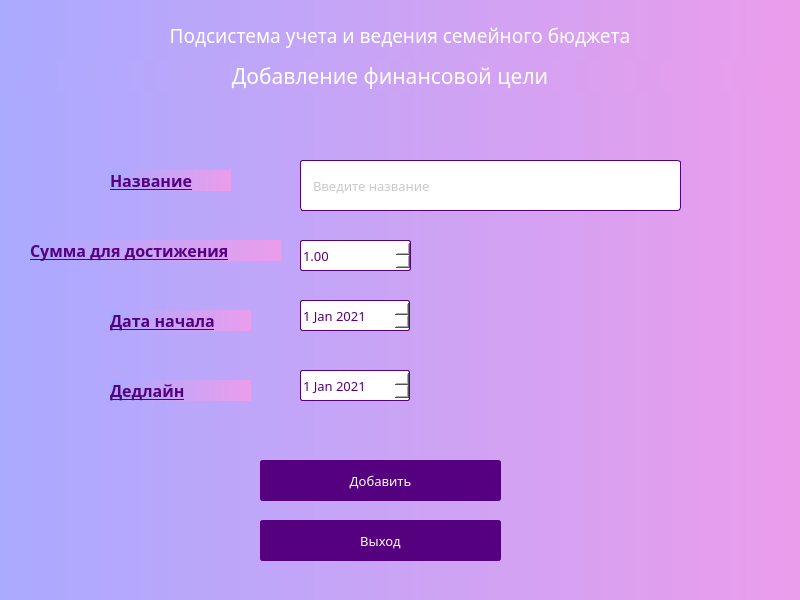
<?xml version="1.0" encoding="UTF-8"?>
<ui version="4.0">
 <class>Dialog</class>
 <widget class="QDialog" name="Dialog">
  <property name="geometry">
   <rect>
    <x>0</x>
    <y>0</y>
    <width>800</width>
    <height>600</height>
   </rect>
  </property>
  <property name="minimumSize">
   <size>
    <width>800</width>
    <height>600</height>
   </size>
  </property>
  <property name="maximumSize">
   <size>
    <width>800</width>
    <height>600</height>
   </size>
  </property>
  <property name="windowTitle">
   <string>Dialog</string>
  </property>
  <property name="styleSheet">
   <string notr="true">background-color: qlineargradient(spread:pad, x1:0, y1:0, x2:1, y2:0, stop:0 rgb(170, 170, 255), stop:1 rgb(235, 157, 235));</string>
  </property>
  <widget class="QLabel" name="label_2">
   <property name="geometry">
    <rect>
     <x>-10</x>
     <y>60</y>
     <width>800</width>
     <height>31</height>
    </rect>
   </property>
   <property name="minimumSize">
    <size>
     <width>800</width>
     <height>0</height>
    </size>
   </property>
   <property name="maximumSize">
    <size>
     <width>800</width>
     <height>16777215</height>
    </size>
   </property>
   <property name="font">
    <font>
     <family>Century Gothic</family>
     <pointsize>16</pointsize>
    </font>
   </property>
   <property name="styleSheet">
    <string notr="true">color: rgb(255, 255, 255);</string>
   </property>
   <property name="frameShadow">
    <enum>QFrame::Plain</enum>
   </property>
   <property name="text">
    <string>Добавление финансовой цели</string>
   </property>
   <property name="alignment">
    <set>Qt::AlignCenter</set>
   </property>
  </widget>
  <widget class="QLabel" name="label">
   <property name="geometry">
    <rect>
     <x>0</x>
     <y>20</y>
     <width>800</width>
     <height>31</height>
    </rect>
   </property>
   <property name="minimumSize">
    <size>
     <width>800</width>
     <height>0</height>
    </size>
   </property>
   <property name="maximumSize">
    <size>
     <width>800</width>
     <height>16777215</height>
    </size>
   </property>
   <property name="font">
    <font>
     <family>Century Gothic</family>
     <pointsize>14</pointsize>
    </font>
   </property>
   <property name="styleSheet">
    <string notr="true">color: rgb(255, 255, 255);</string>
   </property>
   <property name="frameShadow">
    <enum>QFrame::Plain</enum>
   </property>
   <property name="text">
    <string>Подсистема учета и ведения семейного бюджета</string>
   </property>
   <property name="alignment">
    <set>Qt::AlignCenter</set>
   </property>
  </widget>
  <widget class="QLineEdit" name="inputName">
   <property name="geometry">
    <rect>
     <x>300</x>
     <y>160</y>
     <width>381</width>
     <height>51</height>
    </rect>
   </property>
   <property name="font">
    <font>
     <family>Century Gothic</family>
     <pointsize>10</pointsize>
     <italic>false</italic>
     <underline>false</underline>
     <kerning>true</kerning>
    </font>
   </property>
   <property name="toolTip">
    <string>&lt;html&gt;&lt;head/&gt;&lt;body&gt;&lt;p&gt;&lt;br/&gt;&lt;/p&gt;&lt;/body&gt;&lt;/html&gt;</string>
   </property>
   <property name="styleSheet">
    <string notr="true">QLineEdit{
	border-radius: 3px;
	background-color:rgb(255, 255, 255);
	border:  1px solid rgb(85, 0, 127);
	color:rgb(148, 148, 148);
	padding-left: 10px;
}

QLineEdit::hover{
	border:  1px solid rgb(147, 0, 221);
}</string>
   </property>
   <property name="inputMask">
    <string/>
   </property>
   <property name="frame">
    <bool>true</bool>
   </property>
   <property name="alignment">
    <set>Qt::AlignLeading|Qt::AlignLeft|Qt::AlignVCenter</set>
   </property>
   <property name="placeholderText">
    <string>Введите название</string>
   </property>
  </widget>
  <widget class="QDoubleSpinBox" name="inputSum">
   <property name="geometry">
    <rect>
     <x>300</x>
     <y>240</y>
     <width>111</width>
     <height>31</height>
    </rect>
   </property>
   <property name="font">
    <font>
     <family>Century Gothic</family>
     <pointsize>10</pointsize>
    </font>
   </property>
   <property name="styleSheet">
    <string notr="true">background-color: rgb(255, 255, 255);
color: rgb(85, 0, 127);
border-radius: 2px;
border:  1px solid rgb(85, 0, 127);</string>
   </property>
   <property name="minimum">
    <double>1.000000000000000</double>
   </property>
   <property name="maximum">
    <double>5000.000000000000000</double>
   </property>
  </widget>
  <widget class="QDateEdit" name="inputDate">
   <property name="geometry">
    <rect>
     <x>300</x>
     <y>300</y>
     <width>110</width>
     <height>31</height>
    </rect>
   </property>
   <property name="font">
    <font>
     <family>Century Gothic</family>
     <pointsize>10</pointsize>
    </font>
   </property>
   <property name="styleSheet">
    <string notr="true">background-color: rgb(255, 255, 255);
color: rgb(85, 0, 127);
border-radius: 2px;
border:  1px solid rgb(85, 0, 127);</string>
   </property>
   <property name="date">
    <date>
     <year>2021</year>
     <month>1</month>
     <day>1</day>
    </date>
   </property>
  </widget>
  <widget class="QLabel" name="label_3">
   <property name="geometry">
    <rect>
     <x>110</x>
     <y>170</y>
     <width>121</width>
     <height>21</height>
    </rect>
   </property>
   <property name="font">
    <font>
     <family>Century Gothic</family>
     <pointsize>12</pointsize>
     <weight>75</weight>
     <bold>true</bold>
     <underline>true</underline>
    </font>
   </property>
   <property name="styleSheet">
    <string notr="true">color: rgb(85, 0, 127);</string>
   </property>
   <property name="text">
    <string>Название</string>
   </property>
  </widget>
  <widget class="QLabel" name="label_4">
   <property name="geometry">
    <rect>
     <x>30</x>
     <y>240</y>
     <width>251</width>
     <height>21</height>
    </rect>
   </property>
   <property name="font">
    <font>
     <family>Century Gothic</family>
     <pointsize>12</pointsize>
     <weight>75</weight>
     <bold>true</bold>
     <underline>true</underline>
    </font>
   </property>
   <property name="styleSheet">
    <string notr="true">color: rgb(85, 0, 127);</string>
   </property>
   <property name="text">
    <string>Сумма для достижения</string>
   </property>
  </widget>
  <widget class="QLabel" name="label_5">
   <property name="geometry">
    <rect>
     <x>110</x>
     <y>310</y>
     <width>141</width>
     <height>21</height>
    </rect>
   </property>
   <property name="font">
    <font>
     <family>Century Gothic</family>
     <pointsize>12</pointsize>
     <weight>75</weight>
     <bold>true</bold>
     <underline>true</underline>
    </font>
   </property>
   <property name="styleSheet">
    <string notr="true">color: rgb(85, 0, 127);</string>
   </property>
   <property name="text">
    <string>Дата начала</string>
   </property>
  </widget>
  <widget class="QPushButton" name="quitBtn">
   <property name="geometry">
    <rect>
     <x>260</x>
     <y>520</y>
     <width>241</width>
     <height>41</height>
    </rect>
   </property>
   <property name="font">
    <font>
     <family>Century Gothic</family>
     <pointsize>10</pointsize>
    </font>
   </property>
   <property name="styleSheet">
    <string notr="true">QPushButton{
background-color:rgb(85, 0, 127);
border-radius: 3px;
border: 2px solid rgb(85, 0, 127);
color:rgb(255, 255, 255);
}

QPushButton::hover{
	background-color: rgb(108, 0, 162);
	border: 2px solid rgb(108, 0, 162);
}

QPushButton::pressed{
	background-color:rgb(129, 0, 193);
	border-bottom: 2px solid rgb(129, 0, 193);
	border-leftt:  2px solid rgb(129, 0, 193);
	border-right:  2px solid rgb(129, 0, 193);
}


</string>
   </property>
   <property name="text">
    <string>Выход</string>
   </property>
  </widget>
  <widget class="QPushButton" name="addAimBtn">
   <property name="geometry">
    <rect>
     <x>260</x>
     <y>460</y>
     <width>241</width>
     <height>41</height>
    </rect>
   </property>
   <property name="font">
    <font>
     <family>Century Gothic</family>
     <pointsize>10</pointsize>
    </font>
   </property>
   <property name="styleSheet">
    <string notr="true">QPushButton{
	background-color:rgb(85, 0, 127);
border-radius: 3px;
border: 2px solid rgb(85, 0, 127);
color:rgb(255, 255, 255);
}

QPushButton::hover{
	background-color: rgb(108, 0, 162);
	border: 2px solid rgb(108, 0, 162);
}

QPushButton::pressed{
	background-color:rgb(129, 0, 193);
	border-bottom: 2px solid rgb(129, 0, 193);
	border-leftt:  2px solid rgb(129, 0, 193);
	border-right:  2px solid rgb(129, 0, 193);
}


</string>
   </property>
   <property name="text">
    <string>Добавить</string>
   </property>
  </widget>
  <widget class="QLabel" name="label_6">
   <property name="geometry">
    <rect>
     <x>110</x>
     <y>380</y>
     <width>141</width>
     <height>21</height>
    </rect>
   </property>
   <property name="font">
    <font>
     <family>Century Gothic</family>
     <pointsize>12</pointsize>
     <weight>75</weight>
     <bold>true</bold>
     <underline>true</underline>
    </font>
   </property>
   <property name="styleSheet">
    <string notr="true">color: rgb(85, 0, 127);</string>
   </property>
   <property name="text">
    <string>Дедлайн</string>
   </property>
  </widget>
  <widget class="QDateEdit" name="inputDeadline">
   <property name="geometry">
    <rect>
     <x>300</x>
     <y>370</y>
     <width>110</width>
     <height>31</height>
    </rect>
   </property>
   <property name="font">
    <font>
     <family>Century Gothic</family>
     <pointsize>10</pointsize>
    </font>
   </property>
   <property name="styleSheet">
    <string notr="true">background-color: rgb(255, 255, 255);
color: rgb(85, 0, 127);
border-radius: 2px;
border:  1px solid rgb(85, 0, 127);</string>
   </property>
   <property name="date">
    <date>
     <year>2021</year>
     <month>1</month>
     <day>1</day>
    </date>
   </property>
  </widget>
 </widget>
 <resources/>
 <connections/>
</ui>
